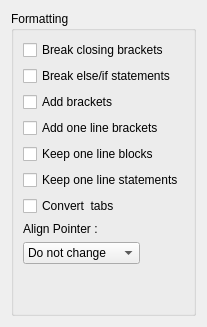
         <widget class="QWidget" name="tabFormat">
          <attribute name="title">
           <string>Format</string>
          </attribute>
          <layout class="QVBoxLayout" name="verticalLayout_14">
           <item>
            <widget class="QGroupBox" name="groupBox_3">
             <property name="title">
              <string>Formatting</string>
             </property>
             <layout class="QVBoxLayout" name="verticalLayout_13">
              <item>
               <widget class="QCheckBox" name="chkBreakClosingBrackets">
                <property name="text">
                 <string>Break closing brackets</string>
                </property>
               </widget>
              </item>
              <item>
               <widget class="QCheckBox" name="chkBreakIfElseStatements">
                <property name="text">
                 <string>Break else/if statements</string>
                </property>
               </widget>
              </item>
              <item>
               <widget class="QCheckBox" name="chkAddBrackets">
                <property name="text">
                 <string>Add brackets</string>
                </property>
               </widget>
              </item>
              <item>
               <widget class="QCheckBox" name="chkAddOneLineBrackets">
                <property name="text">
                 <string>Add one line brackets</string>
                </property>
               </widget>
              </item>
              <item>
               <widget class="QCheckBox" name="chkKeepOneLineBlocks">
                <property name="text">
                 <string>Keep one line blocks</string>
                </property>
               </widget>
              </item>
              <item>
               <widget class="QCheckBox" name="chkKeepOneLineStatements">
                <property name="text">
                 <string>Keep one line statements</string>
                </property>
               </widget>
              </item>
              <item>
               <widget class="QCheckBox" name="chkCOnvertTabs">
                <property name="sizePolicy">
                 <sizepolicy hsizetype="Minimum" vsizetype="Minimum">
                  <horstretch>0</horstretch>
                  <verstretch>0</verstretch>
                 </sizepolicy>
                </property>
                <property name="text">
                 <string>Convert  tabs</string>
                </property>
               </widget>
              </item>
              <item>
               <widget class="QLabel" name="label_3">
                <property name="text">
                 <string>Align Pointer : </string>
                </property>
               </widget>
              </item>
              <item>
               <layout class="QHBoxLayout" name="horizontalLayout_8">
                <item>
                 <widget class="QComboBox" name="cbPointerAlign">
                  <property name="sizePolicy">
                   <sizepolicy hsizetype="Minimum" vsizetype="Fixed">
                    <horstretch>0</horstretch>
                    <verstretch>0</verstretch>
                   </sizepolicy>
                  </property>
                  <item>
                   <property name="text">
                    <string>Do not change</string>
                   </property>
                  </item>
                  <item>
                   <property name="text">
                    <string>Attach to type</string>
                   </property>
                  </item>
                  <item>
                   <property name="text">
                    <string>Attach in middle</string>
                   </property>
                  </item>
                  <item>
                   <property name="text">
                    <string>Attach to name</string>
                   </property>
                  </item>
                 </widget>
                </item>
                <item>
                 <spacer name="horizontalSpacer_3">
                  <property name="orientation">
                   <enum>Qt::Horizontal</enum>
                  </property>
                  <property name="sizeHint" stdset="0">
                   <size>
                    <width>40</width>
                    <height>20</height>
                   </size>
                  </property>
                 </spacer>
                </item>
               </layout>
              </item>
              <item>
               <spacer name="verticalSpacer_3">
                <property name="orientation">
                 <enum>Qt::Vertical</enum>
                </property>
                <property name="sizeHint" stdset="0">
                 <size>
                  <width>20</width>
                  <height>40</height>
                 </size>
                </property>
               </spacer>
              </item>
             </layout>
            </widget>
           </item>
          </layout>
         </widget>
